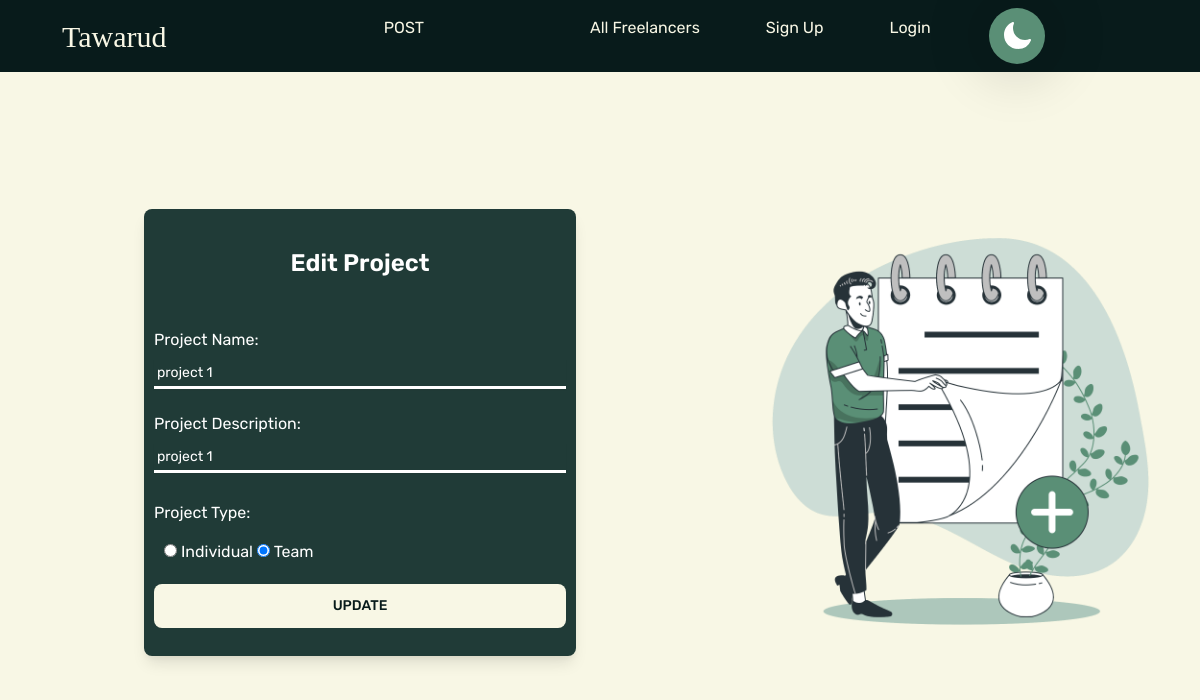
The page /User/edit_project.php?edit=52 on the database its author committed.
### tables this page shows
CREATE TABLE `project` (
  `project_id` int(11) NOT NULL,
  `project_name` varchar(255) NOT NULL,
  `project_desc` varchar(255) NOT NULL,
  `type_id` int(11) NOT NULL,
  `client_id` int(11) NOT NULL
);

### User/edit_project.php (the view, shortened to what this page needs)
<?php
include "nav.php";
$client_id=$_SESSION['client_id'];
if (isset($_GET['edit'])) {
    $project_id = $_GET['edit'];
    $select_project = "SELECT * FROM `project`  WHERE `project_id` = $project_id ";
    $run_select_project = mysqli_query($connect, $select_project);
    $fetch= mysqli_fetch_assoc($run_select_project);
    $project_name=$fetch['project_name'];
    $project_desc=$fetch['project_desc'];
    $type_id=$fetch['type_id'];
if(isset($_POST['submit'])){
    $project_name=$_POST['project_name'];
    $project_desc=$_POST['project_desc'];
    $type_id=$_POST['type_id'];
 if(!empty($project_desc) && !empty($project_name)){
    $update = "UPDATE `project` SET `project_name` = '$project_name', `project_desc` = '$project_desc', `type_id` = '$type_id'
    WHERE `project_id` = '$project_id' AND `client_id` = '$client_id'";
   $run_update = mysqli_query($connect, $update);
    if ($run_update) {
        $error="project updated successfully!";
        header("location:clientprofile.php");
    } else {
        $error= "Failed to update project!";
    }
}else{
    $error="please put the required data";
}
}}
?>
<!DOCTYPE html>
<html lang="en">
<head>
    <link rel="stylesheet" href="https://cdnjs.cloudflare.com/ajax/libs/font-awesome/6.6.0/css/all.min.css"
 />
    <link href="https://cdn.jsdelivr.net/npm/bootstrap@5.3.3/dist/css/bootstrap.min.css" rel="stylesheet"
>
    <link rel="stylesheet" href="./css/add project(client).css">
</head>
<body>
    <div class="mainn">
        <div class="main-cardd">
            <div class="contentt">
                <form class="form" method="POST">
                    <p class="form-titlee">Edit Project</p>
                    <label>Project Name:</label>
                    <div class="input-containerr">
                        <input name="project_name" type="text" value="<?php echo $project_name ?>">
                    </div>
                    <label>Project Description:</label>
                    <div class="input-containerr">
                        <input name="project_desc" id="" value="<?php echo $project_desc ?>" ></input>
                    </div>
                    <div class="radio-buttons">
                        <label class="type">Project Type:</label> <br>
                        <input type="radio" name="type_id" value="1" id="ind" <?php echo ($type_id == 1) ? 'checked' : ''; ?>>
                        <label for="ind" >Individual</label>
                        <input type="radio" name="type_id" value="2" id="team" <?php echo ($type_id == 2) ? 'checked' : ''; ?>>
                        <label for="team">Team</label>
                    </div>
                    <button class="submit" type="submit" Name="submit">
                         Update
                    </button>
                </form>
            </div>
            <img class="img" src="./images/Designer girl-rafiki.png" alt="">
        </div>
    </div>
</body>
</html>

### User/css/nav.css (style rules this page uses)
:root { --color1: #f8f7e5; --color2: #c18d52; --color3: #081b1b; --color4: #203b37; --color5: #5a8f76; --color6: #96cdb0; }
* { margin: 0; padding: 0; box-sizing: border-box; text-decoration: none; list-style: none; font-family: "Rubik", sans-serif; }

### User/css/add project(client).css (style rules this page uses)
* { padding: 0; margin: 0; box-sizing: border-box; }
:root { --color1: #f8f7e5; --color2: #c18d52; --color3: #081b1b; --color4: #203b37; --color5: #5a8f76; --color6: #96cdb0; }
body { background-color:var(--color1) ; }
.mainn { display: flex; justify-content: center; align-items: center; }
.main-cardd { display: flex; justify-content: center; gap: 0px; align-items: center; width: 100%; min-height: 90vh; }
.contentt { width: 50%; }
.form { background-color: var(--color4); display: block; padding: 40px 10px 20px; width: 60%; margin: auto; border-radius: 0.5rem; box-shadow: 0 10px 15px -3px rgba(0, 0, 0, 0.1), 0 4px 6px -2px rgba(0, 0, 0, 0.05); }
.form-titlee { font-size: 1.50rem; line-height: 1.75rem; font-weight: 600; text-align: center; padding-bottom: 20px; color: #fff; }
.input-containerr { position: relative; }
.input-containerr input { border: none; color: white; outline: none; margin: 8px 0; }
.form button { border: none; color: var(--color3); outline: none; margin: 8px 0; }
.input-containerr input { background-color: transparent; padding: 3px; padding-right: 3rem; font-size: 0.875rem; line-height: 1.25rem; width: 100%; border-bottom: #ffff solid ; box-shadow: 0 1px 2px 0 rgba(0, 0, 0, 0.05); }
.submit { display: block; padding-top: 0.75rem; padding-bottom: 0.75rem; padding-left: 1.25rem; padding-right: 1.25rem; background-color: var(--color1); color: var(--color3); font-size: 0.875rem; line-height: 1.25rem; font-weight: 500; width: 100%; border: none; border-radius: 0.5rem; text-transform: uppercase; cursor: pointer; transition: 0.5s; }
.img { width: 40%; }
.radio-buttons { margin-bottom: 20px; }
.radio-buttons .type { margin-top: 20px; }
#ind { margin-left: 10px; }
.form label { color: #ffffff; margin-top: 15px; }
.contentt { width: 90%; }

### rows shown on the page
project: project_name "project 1", project_desc "project 1", type_id "☐ Individual", type_id "☑ Team"
